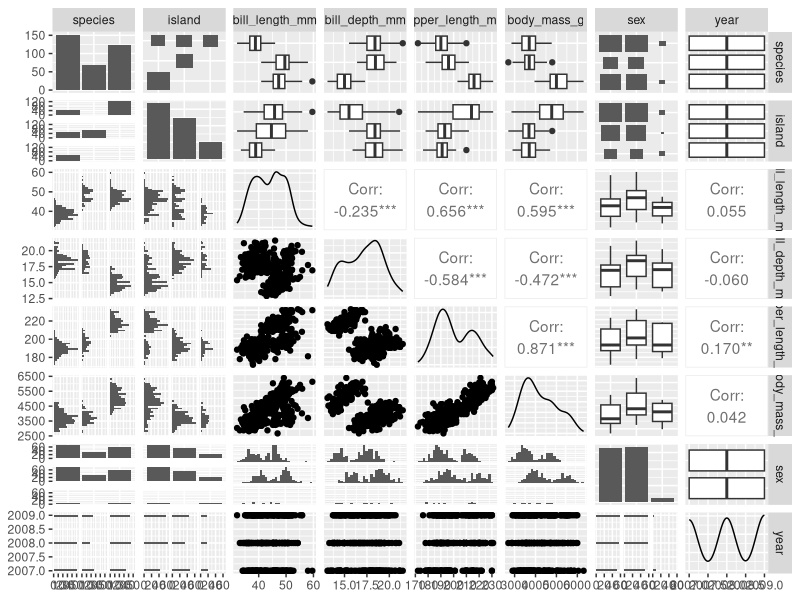
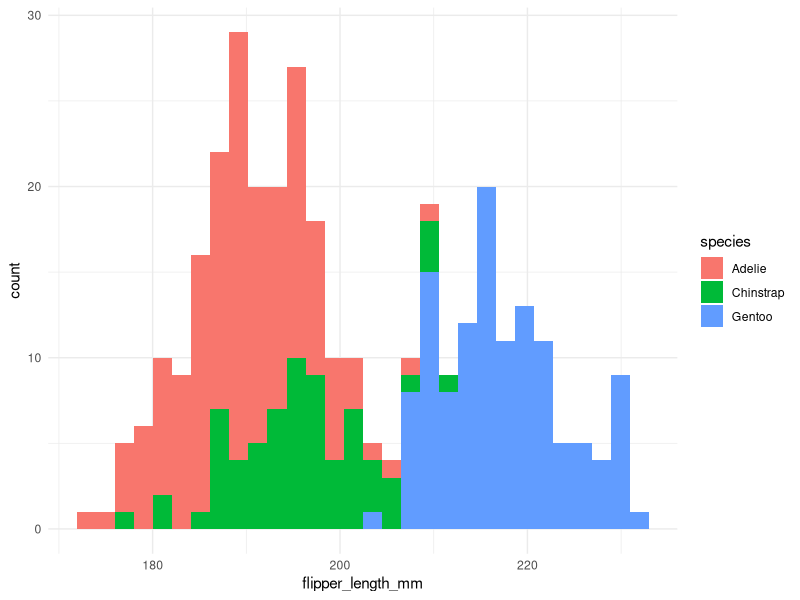
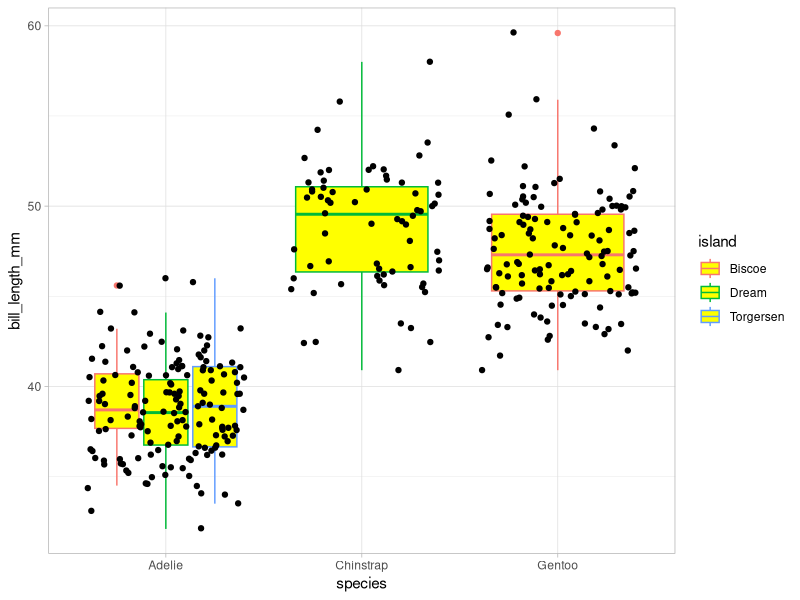

These figures' R source, in order:
## ---- chunk 1
library(GGally)
library(skimr)
library(palmerpenguins)
library(tidyverse)
## ---- chunk 2
names(penguins)
## ---- chunk 3
#If you do view in data chunk it will try to show in document so do not view data set in chunk to run so do view() in console
#view(penguins)

## ---- chunk 4
#Will show you missing values, and how many variables there are. Informative when forming your own data set. It doesnt show relationships however
summary(penguins)
## ---- chunk 5
#Skim gives quite a bit of information about different variables
skim(penguins)
## ---- chunk 6
ggpairs(penguins)

## ---- chunk 7
#Based on constant, put that out of aes- note "fill"
ggplot(data = penguins, aes(x = flipper_length_mm)) +
  geom_histogram(aes(fill = species)) +
  theme_minimal()

## ---- chunk 8
#Creating a box plot of bill lnegth vs species 
ggplot(data = penguins, aes(x = species, y = bill_length_mm)) +
  geom_boxplot(fill = "yellow", aes(color = island)) + 
  geom_jitter() + 
  theme_light()
